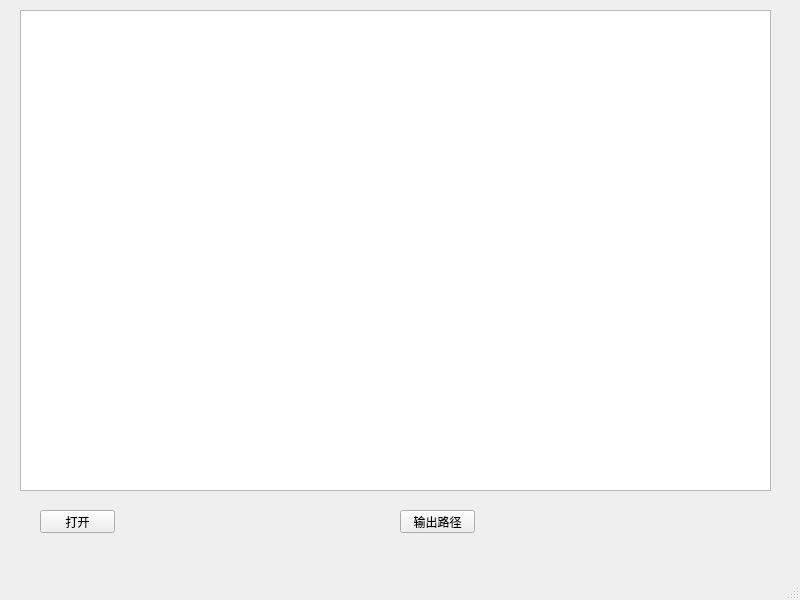
<?xml version="1.0" encoding="UTF-8"?>
<ui version="4.0">
 <class>MainWindow</class>
 <widget class="QMainWindow" name="MainWindow">
  <property name="geometry">
   <rect>
    <x>0</x>
    <y>0</y>
    <width>800</width>
    <height>600</height>
   </rect>
  </property>
  <property name="windowTitle">
   <string>MainWindow</string>
  </property>
  <widget class="QWidget" name="centralwidget">
   <widget class="QPushButton" name="pushButton">
    <property name="geometry">
     <rect>
      <x>40</x>
      <y>510</y>
      <width>75</width>
      <height>23</height>
     </rect>
    </property>
    <property name="text">
     <string>打开</string>
    </property>
   </widget>
   <widget class="QTableWidget" name="tableWidget">
    <property name="geometry">
     <rect>
      <x>20</x>
      <y>10</y>
      <width>751</width>
      <height>481</height>
     </rect>
    </property>
   </widget>
   <widget class="QLabel" name="label">
    <property name="geometry">
     <rect>
      <x>140</x>
      <y>513</y>
      <width>251</width>
      <height>20</height>
     </rect>
    </property>
    <property name="text">
     <string/>
    </property>
   </widget>
   <widget class="QLabel" name="label_2">
    <property name="geometry">
     <rect>
      <x>500</x>
      <y>513</y>
      <width>251</width>
      <height>20</height>
     </rect>
    </property>
    <property name="text">
     <string/>
    </property>
   </widget>
   <widget class="QPushButton" name="pushButton_2">
    <property name="geometry">
     <rect>
      <x>400</x>
      <y>510</y>
      <width>75</width>
      <height>23</height>
     </rect>
    </property>
    <property name="text">
     <string>输出路径</string>
    </property>
   </widget>
  </widget>
  <widget class="QMenuBar" name="menubar">
   <property name="geometry">
    <rect>
     <x>0</x>
     <y>0</y>
     <width>800</width>
     <height>23</height>
    </rect>
   </property>
  </widget>
  <widget class="QStatusBar" name="statusbar"/>
 </widget>
 <resources/>
 <connections/>
</ui>
